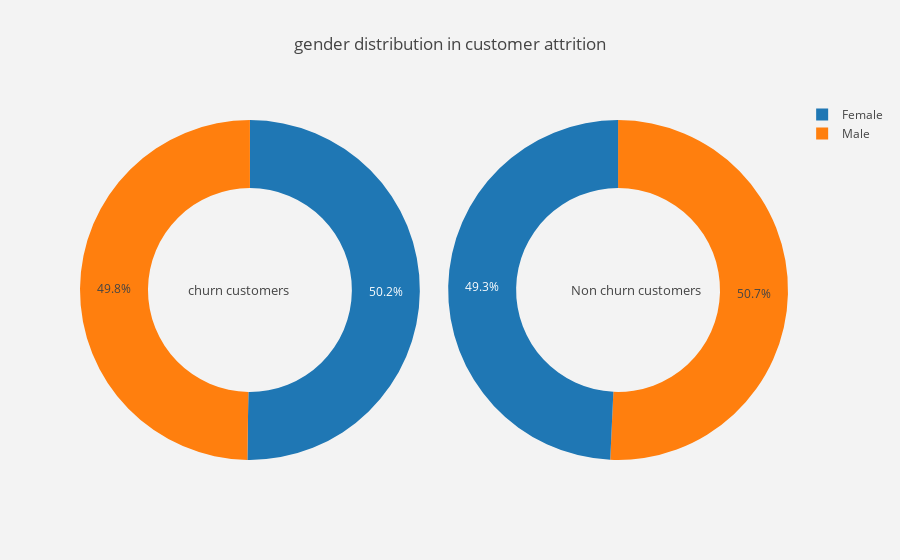
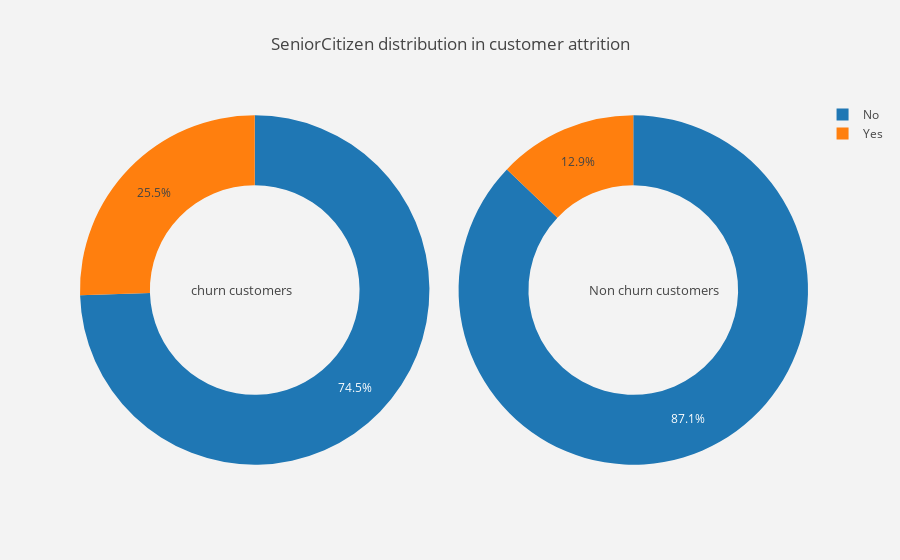
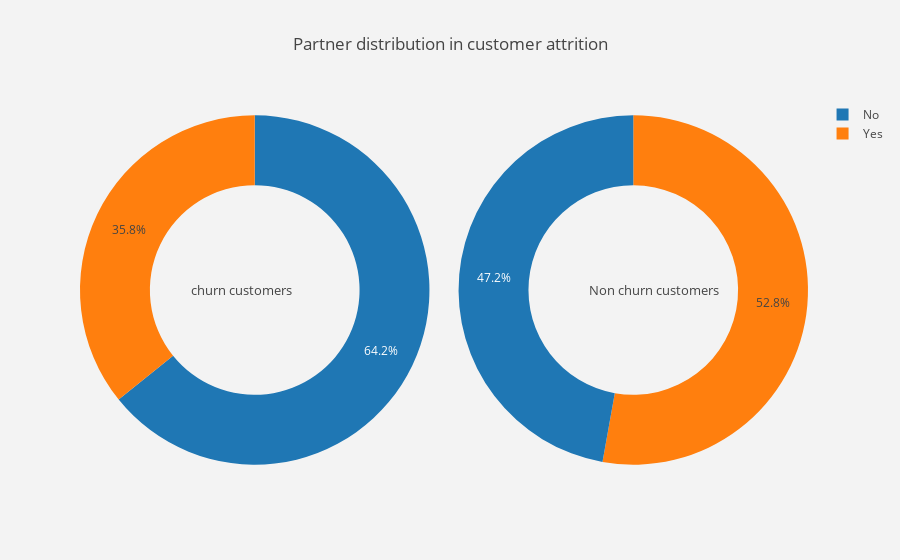
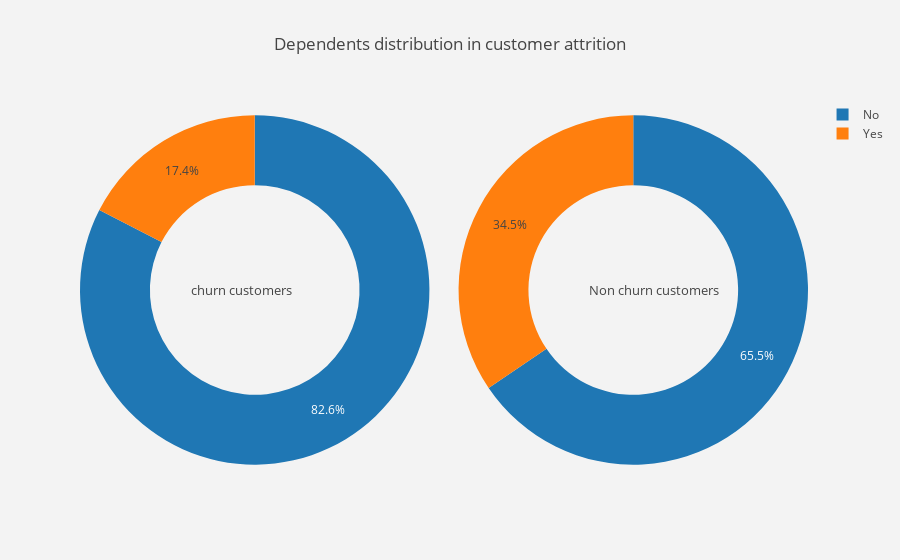

The notebook cell these images were saved under, in order:
### Code cell
def a_pie(column):
    
    trace1 = go.Pie(values = churn[column].value_counts().values.tolist(),
                    labels = churn[column].value_counts().keys().tolist(),
                    domain = dict(x = [0, .48]),
                    name = 'Churn Customers',
                    hole= .6)
    trace2= go.Pie(values = not_churn[column].value_counts().values.tolist(),
                   labels = not_churn[column].value_counts().keys().tolist(),
                   domain = dict(x = [.52, 1]),
                   hole = .6,
                    name = 'Non churn customers')
    layout = go.Layout(dict(title = column+" distribution in customer attrition",
                           plot_bgcolor = 'rgb(243,243,243)',
                           paper_bgcolor = "rgb(243,243,243)",
                           annotations = [dict(text = "churn customers",
                                                font = dict(size = 13),
                                                showarrow = False,
                                                x = .15, y = .5),
                                           dict(text = "Non churn customers",
                                                font = dict(size = 13),
                                                showarrow = False,
                                                x = .88,y = .5
                                               )
                                          ]
                           )
                      )
    data = [trace1, trace2]
    fig = go.Figure(data=data, layout=layout)
    py.iplot(fig)
    
for i in cat_cols:
    a_pie(i)

### Figure 1 — Plotly figure (JSON) as saved in the notebook; plotly's stock layout.template omitted (floating-point values rounded to 4 significant figures)
{"data": [{"domain": {"x": [0, 0.48]}, "hole": 0.6, "labels": ["Female", "Male"], "name": "Churn Customers", "type": "pie", "uid": "cca30bd5-d99f-4d95-9a74-353cf44dd7fe", "values": [939, 930]}, {"domain": {"x": [0.52, 1]}, "hole": 0.6, "labels": ["Male", "Female"], "name": "Non churn customers", "type": "pie", "uid": "cdf5f4dd-6a05-42fd-97b1-55e16f72e388", "values": [2625, 2549]}], "layout": {"annotations": [{"font": {"size": 13}, "showarrow": false, "text": "churn customers", "x": 0.15, "y": 0.5}, {"font": {"size": 13}, "showarrow": false, "text": "Non churn customers", "x": 0.88, "y": 0.5}], "paper_bgcolor": "rgb(243,243,243)", "plot_bgcolor": "rgb(243,243,243)", "title": "gender distribution in customer attrition"}}

### Figure 2 — Plotly figure (JSON) as saved in the notebook; plotly's stock layout.template omitted (floating-point values rounded to 4 significant figures)
{"data": [{"domain": {"x": [0, 0.48]}, "hole": 0.6, "labels": ["No", "Yes"], "name": "Churn Customers", "type": "pie", "uid": "ac8e2ab6-9828-4519-8932-4cf408c581df", "values": [1393, 476]}, {"domain": {"x": [0.52, 1]}, "hole": 0.6, "labels": ["No", "Yes"], "name": "Non churn customers", "type": "pie", "uid": "16765248-92ac-4c0a-8bca-110acea55c76", "values": [4508, 666]}], "layout": {"annotations": [{"font": {"size": 13}, "showarrow": false, "text": "churn customers", "x": 0.15, "y": 0.5}, {"font": {"size": 13}, "showarrow": false, "text": "Non churn customers", "x": 0.88, "y": 0.5}], "paper_bgcolor": "rgb(243,243,243)", "plot_bgcolor": "rgb(243,243,243)", "title": "SeniorCitizen distribution in customer attrition"}}

### Figure 3 — Plotly figure (JSON) as saved in the notebook; plotly's stock layout.template omitted (floating-point values rounded to 4 significant figures)
{"data": [{"domain": {"x": [0, 0.48]}, "hole": 0.6, "labels": ["No", "Yes"], "name": "Churn Customers", "type": "pie", "uid": "6c64587e-1371-499c-971d-ff06ecb5313a", "values": [1200, 669]}, {"domain": {"x": [0.52, 1]}, "hole": 0.6, "labels": ["Yes", "No"], "name": "Non churn customers", "type": "pie", "uid": "2f5875f4-a06e-4edb-b282-b91f8160e3f3", "values": [2733, 2441]}], "layout": {"annotations": [{"font": {"size": 13}, "showarrow": false, "text": "churn customers", "x": 0.15, "y": 0.5}, {"font": {"size": 13}, "showarrow": false, "text": "Non churn customers", "x": 0.88, "y": 0.5}], "paper_bgcolor": "rgb(243,243,243)", "plot_bgcolor": "rgb(243,243,243)", "title": "Partner distribution in customer attrition"}}

### Figure 4 — Plotly figure (JSON) as saved in the notebook; plotly's stock layout.template omitted (floating-point values rounded to 4 significant figures)
{"data": [{"domain": {"x": [0, 0.48]}, "hole": 0.6, "labels": ["No", "Yes"], "name": "Churn Customers", "type": "pie", "uid": "30a812ca-e1b9-4ab1-a8c2-810dfbddbc27", "values": [1543, 326]}, {"domain": {"x": [0.52, 1]}, "hole": 0.6, "labels": ["No", "Yes"], "name": "Non churn customers", "type": "pie", "uid": "e8d270b3-6569-4304-bb1b-d14333b1acde", "values": [3390, 1784]}], "layout": {"annotations": [{"font": {"size": 13}, "showarrow": false, "text": "churn customers", "x": 0.15, "y": 0.5}, {"font": {"size": 13}, "showarrow": false, "text": "Non churn customers", "x": 0.88, "y": 0.5}], "paper_bgcolor": "rgb(243,243,243)", "plot_bgcolor": "rgb(243,243,243)", "title": "Dependents distribution in customer attrition"}}
